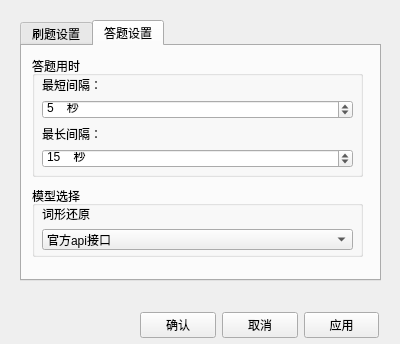
<?xml version="1.0" encoding="UTF-8"?>
<ui version="4.0">
 <class>Form</class>
 <widget class="QWidget" name="Form">
  <property name="geometry">
   <rect>
    <x>0</x>
    <y>0</y>
    <width>400</width>
    <height>344</height>
   </rect>
  </property>
  <property name="windowTitle">
   <string>首选项</string>
  </property>
  <widget class="QTabWidget" name="tabWidget">
   <property name="geometry">
    <rect>
     <x>20</x>
     <y>20</y>
     <width>361</width>
     <height>261</height>
    </rect>
   </property>
   <property name="currentIndex">
    <number>1</number>
   </property>
   <widget class="QWidget" name="tab_1">
    <attribute name="title">
     <string>刷题设置</string>
    </attribute>
    <widget class="QGroupBox" name="groupBox">
     <property name="geometry">
      <rect>
       <x>10</x>
       <y>10</y>
       <width>331</width>
       <height>121</height>
      </rect>
     </property>
     <property name="title">
      <string>刷题间隔</string>
     </property>
     <widget class="QWidget" name="verticalLayoutWidget">
      <property name="geometry">
       <rect>
        <x>10</x>
        <y>20</y>
        <width>311</width>
        <height>92</height>
       </rect>
      </property>
      <layout class="QVBoxLayout" name="verticalLayout">
       <item>
        <widget class="QLabel" name="label">
         <property name="text">
          <string>最短间隔：</string>
         </property>
        </widget>
       </item>
       <item>
        <widget class="QSpinBox" name="min_time">
         <property name="suffix">
          <string>    秒</string>
         </property>
         <property name="value">
          <number>1</number>
         </property>
        </widget>
       </item>
       <item>
        <widget class="QLabel" name="label_2">
         <property name="text">
          <string>最长间隔：</string>
         </property>
        </widget>
       </item>
       <item>
        <widget class="QSpinBox" name="max_time">
         <property name="suffix">
          <string>    秒</string>
         </property>
         <property name="value">
          <number>5</number>
         </property>
        </widget>
       </item>
      </layout>
     </widget>
    </widget>
   </widget>
   <widget class="QWidget" name="tab_2">
    <property name="enabled">
     <bool>true</bool>
    </property>
    <attribute name="title">
     <string>答题设置</string>
    </attribute>
    <widget class="QGroupBox" name="groupBox_2">
     <property name="geometry">
      <rect>
       <x>10</x>
       <y>10</y>
       <width>331</width>
       <height>121</height>
      </rect>
     </property>
     <property name="title">
      <string>答题用时</string>
     </property>
     <widget class="QWidget" name="verticalLayoutWidget_2">
      <property name="geometry">
       <rect>
        <x>10</x>
        <y>20</y>
        <width>311</width>
        <height>92</height>
       </rect>
      </property>
      <layout class="QVBoxLayout" name="verticalLayout_2">
       <item>
        <widget class="QLabel" name="label_4">
         <property name="cursor">
          <cursorShape>WhatsThisCursor</cursorShape>
         </property>
         <property name="text">
          <string>最短间隔：</string>
         </property>
        </widget>
       </item>
       <item>
        <widget class="QSpinBox" name="min_time_2">
         <property name="suffix">
          <string>    秒</string>
         </property>
         <property name="value">
          <number>5</number>
         </property>
        </widget>
       </item>
       <item>
        <widget class="QLabel" name="label_5">
         <property name="text">
          <string>最长间隔：</string>
         </property>
        </widget>
       </item>
       <item>
        <widget class="QSpinBox" name="max_time_2">
         <property name="suffix">
          <string>    秒</string>
         </property>
         <property name="value">
          <number>15</number>
         </property>
        </widget>
       </item>
      </layout>
     </widget>
    </widget>
    <widget class="QGroupBox" name="groupBox_3">
     <property name="geometry">
      <rect>
       <x>10</x>
       <y>140</y>
       <width>331</width>
       <height>71</height>
      </rect>
     </property>
     <property name="title">
      <string>模型选择</string>
     </property>
     <widget class="QWidget" name="verticalLayoutWidget_3">
      <property name="geometry">
       <rect>
        <x>10</x>
        <y>19</y>
        <width>311</width>
        <height>45</height>
       </rect>
      </property>
      <layout class="QVBoxLayout" name="verticalLayout_3">
       <property name="spacing">
        <number>6</number>
       </property>
       <item>
        <widget class="QLabel" name="label_3">
         <property name="text">
          <string>词形还原</string>
         </property>
        </widget>
       </item>
       <item>
        <widget class="QComboBox" name="api_choices">
         <item>
          <property name="text">
           <string>官方api接口</string>
          </property>
         </item>
         <item>
          <property name="text">
           <string>本地模型</string>
          </property>
         </item>
        </widget>
       </item>
      </layout>
     </widget>
    </widget>
   </widget>
  </widget>
  <widget class="QWidget" name="horizontalLayoutWidget">
   <property name="geometry">
    <rect>
     <x>140</x>
     <y>310</y>
     <width>239</width>
     <height>31</height>
    </rect>
   </property>
   <layout class="QHBoxLayout" name="horizontalLayout">
    <item>
     <widget class="QPushButton" name="confirmBtn">
      <property name="text">
       <string>确认</string>
      </property>
     </widget>
    </item>
    <item>
     <widget class="QPushButton" name="cancelBtn">
      <property name="text">
       <string>取消</string>
      </property>
     </widget>
    </item>
    <item>
     <widget class="QPushButton" name="inputBtn">
      <property name="text">
       <string>应用</string>
      </property>
     </widget>
    </item>
   </layout>
  </widget>
  <widget class="QLabel" name="warn_info">
   <property name="geometry">
    <rect>
     <x>30</x>
     <y>290</y>
     <width>341</width>
     <height>20</height>
    </rect>
   </property>
   <property name="styleSheet">
    <string notr="true">color:rgb(255, 0, 0);</string>
   </property>
   <property name="text">
    <string/>
   </property>
  </widget>
 </widget>
 <resources/>
 <connections/>
</ui>
